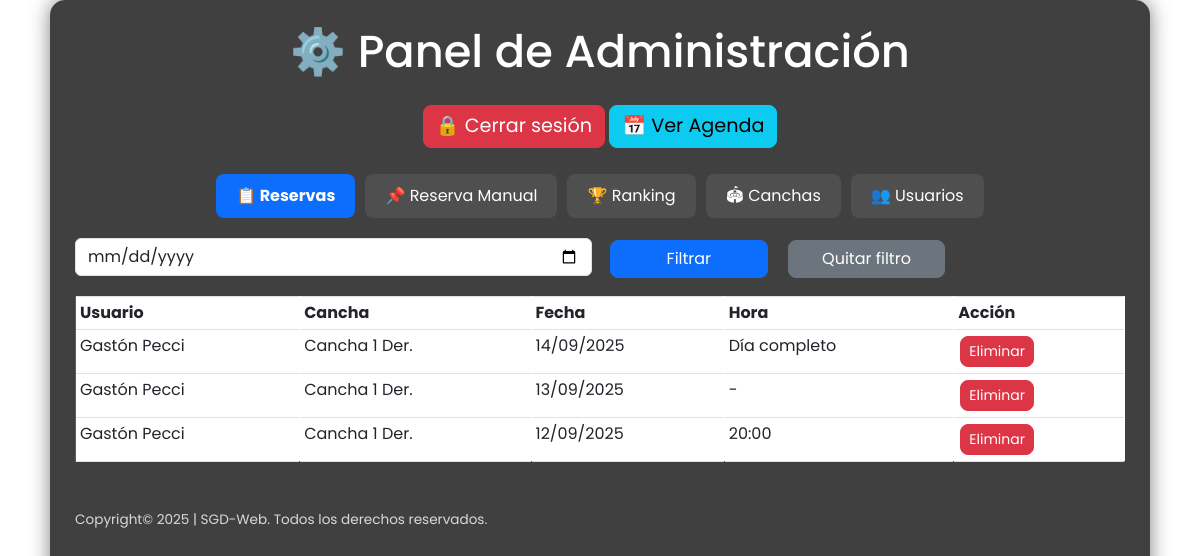
The page /admin (signed in) on the database its author committed.
### app/models.py (models this page shows)
class User(db.Model):
    id = db.Column(db.Integer, primary_key=True)
    nombre = db.Column(db.String(100))
    apellido = db.Column(db.String(100))
    email = db.Column(db.String(120), unique=True)
    password = db.Column(db.String(200))
    telefono = db.Column(db.String(20))
    is_admin = db.Column(db.Boolean, default=False)
    confirmado = db.Column(db.Boolean, default=False)
    bloqueado = db.Column(db.Boolean, default=False, nullable=False)
    is_staff = db.Column(db.Boolean, default=False)

class Cancha(db.Model):
    id = db.Column(db.Integer, primary_key=True)
    nombre = db.Column(db.String(100), nullable=False)
    detalle = db.Column(db.String(200), nullable=True)

class Reserva(db.Model):
    id = db.Column(db.Integer, primary_key=True)
    user_id = db.Column(db.Integer, db.ForeignKey('user.id'), nullable=False)
    cancha_id = db.Column(db.Integer, db.ForeignKey('cancha.id'), nullable=False)
    fecha = db.Column(db.Date, nullable=False)
    hora = db.Column(db.String(5), nullable=False)
    user = db.relationship('User', backref='reservas')
    cancha = db.relationship('Cancha', backref='reservas')

### app/routes.py (the view)
@main.route('/admin')
def admin():
    if 'user_id' not in session:
        return redirect(url_for('main.login'))
    user = User.query.get(session['user_id'])
    if not (user.is_admin or user.is_staff):
        return redirect(url_for('main.index'))
    canchas = Cancha.query.all()
    usuarios = User.query.all()
    fecha_str = request.args.get('fecha')
    if fecha_str:
        try:
            fecha = datetime.strptime(fecha_str, '%Y-%m-%d').date()
            reservas = Reserva.query.filter(Reserva.fecha == fecha).order_by(Reserva.hora).all()
        except ValueError:
            reservas = Reserva.query.order_by(Reserva.fecha.desc()).all()
    else:
        reservas_raw = Reserva.query.order_by(Reserva.fecha.desc()).all()
        reservas = agrupar_reservas(reservas_raw)
    return render_template('admin.html', canchas=canchas, user=user, reservas=reservas,usuarios=usuarios)

### app/templates/admin.html (shortened to what this page needs)
<!DOCTYPE html>
<html lang="es">
<head>
    <link href="https://cdn.jsdelivr.net/npm/bootstrap@5.3.0/dist/css/bootstrap.min.css" rel="stylesheet">
</head>
<body class="p-4">
<div class="bg-overlay">
    <h2 class="text-center mb-4">⚙️ Panel de Administración</h2>
    <div class="d-flex justify-content-center flex-wrap mb-4">
                <a href="{{ url_for('main.login') }}" class="btn btn-danger btn-custom">
                    🔒 Cerrar sesión
                </a>
                <a href="{{ url_for('main.agenda') }}" class="btn btn-info btn-custom">
                    📅 Ver Agenda
                </a>
    </div>
     {% if user.is_admin or user.is_staff %}
    <ul class="nav nav-tabs" id="adminTabs" role="tablist">
        <li class="nav-item">
            <button class="nav-link active" id="reservas-tab" data-bs-toggle="tab" data-bs-target="#reservas" type="button" role="tab">📋 Reservas</button>
        </li>
        <li class="nav-item">
            <button class="nav-link" id="manual-tab" data-bs-toggle="tab" data-bs-target="#manual" type="button" role="tab">📌 Reserva Manual</button>
        </li>
        <li class="nav-item">
            <button class="nav-link" id="ranking-tab" data-bs-toggle="tab" data-bs-target="#ranking" type="button" role="tab">🏆 Ranking</button>
        </li>
        <li class="nav-item">
            <button class="nav-link" id="canchas-tab" data-bs-toggle="tab" data-bs-target="#canchas" type="button" role="tab">🏟 Canchas</button>
        </li>
        <li class="nav-item">
            <button class="nav-link" id="usuarios-tab" data-bs-toggle="tab" data-bs-target="#usuarios" type="button" role="tab">👥 Usuarios</button>
        </li>
    </ul>
    {% endif %}
    <div class="tab-content mt-3">
        {% if user.is_admin or user.is_staff %}
        <div class="tab-pane fade  show active" id="reservas" role="tabpanel">
            <form id="filtroFecha" class="row g-3 mb-3">
                <div class="col-md-6">
                    <input type="date" name="fecha" class="form-control" value="{{ request.args.get('fecha', '') }}">
                </div>
                <div class="col-md-2 d-grid">
                    <button class="btn btn-primary">Filtrar</button>
                </div>
                <div class="col-md-2 d-grid">
                    <a href="{{ url_for('main.admin') }}" class="btn btn-secondary">Quitar filtro</a>
                </div>
            </form>
            <div class="table-responsive" style="max-height: 300px; overflow-y: auto;">
                <table class="table table-bordered table-sm">
                    <thead>
                        <tr>
                            <th>Usuario</th>
                            <th>Cancha</th>
                            <th>Fecha</th>
                            <th>Hora</th>
                            <th>Acción</th>
                        </tr>
                    </thead>
                    <tbody id="tablaReservas">
                        {% for r in reservas %}
                        <tr>
                            <td>{{ r.user.nombre }} {{ r.user.apellido }}</td>
                            <td>{{ r.cancha.nombre }}</td>
                            <td>{{ r.fecha.strftime('%d/%m/%Y') }}</td>
                            <td>{{ r.horas }}</td>
                            <td>
                                {% if user.is_admin %}
                                <button type="button"
                                        class="btn btn-danger btn-sm"
                                        data-bs-toggle="modal"
                                        data-bs-target="#modalEliminarReserva"
                                        data-user="{{ r.user.id }}"
                                        data-cancha="{{ r.cancha.id }}"
                                        data-fecha="{{ r.fecha.strftime('%Y-%m-%d') }}">
                                    Eliminar
                                </button>
                                {% else %}
                                    <span class="badge bg-secondary">Solo lectura</span>
                                {% endif %}
                            </td>
                        </tr>
                        {% endfor %}
                    </tbody>
                </table>
            </div>
        </div>
        {% endif %}
    </div>
    <div class="footer-bottom">
            <a style="color: #ffffff;text-decoration: none;" href="https://api.whatsapp.com/send?phone=5493825576888&text=Hola me gustaria obtener mas información."><p> Copyright&copy; 2025 | SGD-Web. Todos los derechos reservados.</p></a>
    </div>
</div>
</body>
</html>

### rows shown on the page
User: user.nombre "Gastón" "Gastón", user.apellido "Pecci" "Pecci"
Cancha: cancha.nombre "Cancha 1 Der." "Cancha 1 Der."
Reserva: fecha "14/09/2025"
Reserva: fecha "13/09/2025"
Reserva: user.nombre "Gastón", user.apellido "Pecci", cancha.nombre "Cancha 1 Der.", fecha "12/09/2025", horas "20:00"

### other values the page prints
{{ r.horas }} "Día completo" "-"
